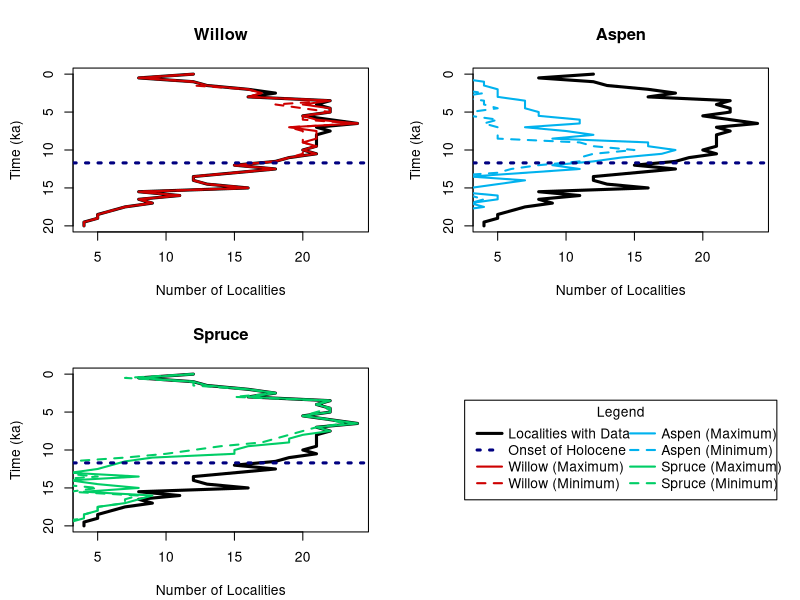
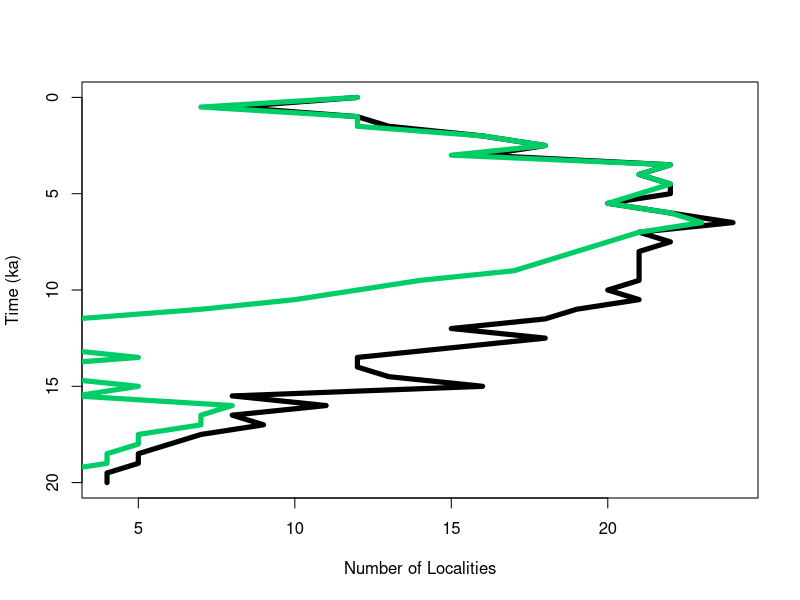
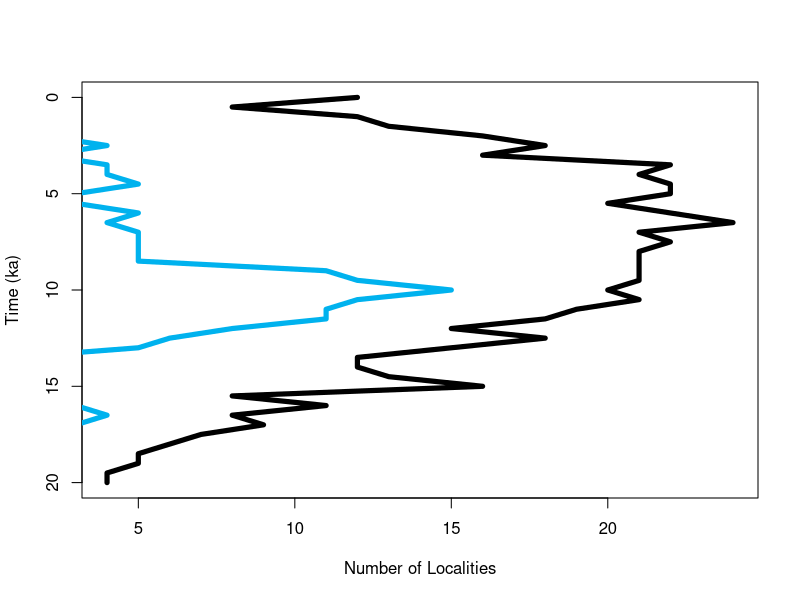

These charts were generated, in order, by the following R code:
# import dataset and prepare for graphing
pollen <- read.csv("TempFiles/PresenceThroughTime.csv")
pollen$Time <- pollen$Time/1000

### FIGURES ###
# create function for summary plot
plotPollen <- function(taxonMin, taxonMax, taxon, color) {
  # create plot and plot data availability
  plot(pollen$AvailableData, pollen$Time, 
       ylim = rev(range(pollen$Time)), 
       type = "l", 
       lty = 1,
       lwd = 3,
       xlab = "Number of Localities",
       ylab = "Time (ka)",
       main = taxon)
  
  # plot maximum taxon
  lines(taxonMax, pollen$Time,
        ylim =rev(range(pollen$Time)),
        type = "l",
        lty = 1,
        lwd = 2,
        col = color)
  
  # plot maximum taxon
  lines(taxonMin, pollen$Time,
        ylim =rev(range(pollen$Time)),
        type = "l",
        lty = 2,
        lwd = 2,
        col = color)
  abline(h=11.7, lty = 3, lwd = 3, col="navy")
}

# direct software to save as .svg to local directory
svg('Results/Figure3.svg', 
    width = 32,
    height = 24,
    pointsize = 30)

# set up graphical parameters
par(mfrow = c(2,2),
    mar = c(4.1, 4.4, 4.1, 1.9))

# call individual plots
plotPollen(pollen$SalixMin, pollen$SalixMax, "Willow", "red3")
plotPollen(pollen$PopulusMin, pollen$PopulusMax, "Aspen", "deepskyblue2")
plotPollen(pollen$PiceaMin, pollen$PiceaMax, "Spruce", "springgreen3")

# createlegend
plot(NULL ,xaxt='n',yaxt='n',bty='n',ylab='',xlab='', xlim=0:1, ylim=0:1)
legend("center", legend=c("Localities with Data", "Onset of Holocene",
                          "Willow (Maximum)", "Willow (Minimum)", "Aspen (Maximum)", "Aspen (Minimum)",
                          "Spruce (Maximum)", "Spruce (Minimum)"),
       col=c("black", "navy", "red3", "red3", "deepskyblue2", "deepskyblue2",  "springgreen3", "springgreen3"), 
       lty=c(1,3,1,2,1,2,1,2),
       lwd=c(3,3,2,2,2,2,2,2),
       pt.cex=1,
       x.intersp = 0.5,
       xpd=T,
       ncol=2,
       text.width = 0.4,
       title = "Legend")

# stop saving as .png file
dev.off()

# create function individual plots for Figs. 4, S1-S2
indiv.plot <- function(taxon, color){
  plot(pollen$AvailableData, pollen$Time, 
       ylim = rev(range(pollen$Time)), 
       type = "l", 
       lty = 1,
       lwd = 5,
       xlab = "Number of Localities",
       ylab = "Time (ka)",
       pch = 14)
  lines(taxon, pollen$Time,
        ylim =rev(range(pollen$Time)),
        type = "l",
        lty = 1,
        lwd = 5,
        col = color)
}

# call functions
# spruce
svg('SpruceIndividual.svg', 
    width = 10,
    height = 12,
    pointsize = 30)
indiv.plot(pollen$PiceaMin, "springgreen3")
dev.off()

# poplar
svg('PoplarIndividual.svg', 
    width = 10,
    height = 12,
    pointsize = 30)
indiv.plot(pollen$PopulusMin, "deepskyblue2")
dev.off()



### CORRELATION ###
# willow maximum and minimum
cor.willow <- cor.test(pollen$SalixMax, pollen$SalixMin, 
                method = "spearman")
cor.willow # rho = 0.98, p < 2.2e-16

# aspen maximum and minimum
cor.aspen <- cor.test(pollen$PopulusMax, pollen$PopulusMin, 
                method = "spearman")
cor.aspen # rho = 0.95, p < 2.2e-16

# spruce maximum and minimum
cor.spruce <- cor.test(pollen$PiceaMax, pollen$PiceaMin, 
                       method = "spearman")
cor.spruce # rho = 0.97, p < 2.2e-16



### SIGNIFICANCE OF SPRUCE PATTERN ###
# create function for Monte Carlo simultation (with replacement)
monteCarlo <- function(entry, decline, duration, nit) {
  # set counters for simulation
  it = 1
  score = 0
  count = 0
  
  # enter loop
  for(it in 1:nit){
    
    # randomly resample incidence
    vec = floor(runif(nrow(pollen), min = 0, max = pollen$AvailableData + 1))
    indices_greater_than_entry = which(vec >= entry)
    
    # check if conditions are satisfied based on inputs
    if(length(indices_greater_than_entry) > 1){
      for(i in 1:length(indices_greater_than_entry)){
        count = 0
        if(i + 1 <= length(indices_greater_than_entry)){
          index_lower = indices_greater_than_entry[i]
          index_higher = indices_greater_than_entry[i + 1]
          for(j in index_lower:index_higher){
            if(vec[j] <= decline){
              count <- count + 1
            }
          }
          if(count >= duration) {
            
            # if conditions are satisfied, count as "success." Otherwise move on
            score = score + 1
            break
          }
        }
      }
    }
  }
  return(score)
}


# significance of going from >= 11 down to <= 5 for 7 time bins, then back up to >= 11
success <- monteCarlo(11, 5, 7, 100000)
p <- success/100000
p # p = 0.003
